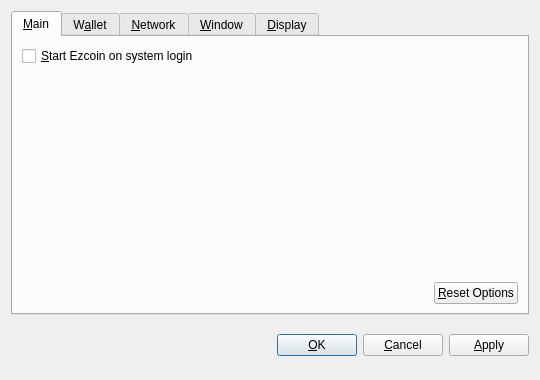
<?xml version="1.0" encoding="UTF-8"?>
<ui version="4.0">
 <class>OptionsDialog</class>
 <widget class="QDialog" name="OptionsDialog">
  <property name="geometry">
   <rect>
    <x>0</x>
    <y>0</y>
    <width>540</width>
    <height>380</height>
   </rect>
  </property>
  <property name="windowTitle">
   <string>Options</string>
  </property>
  <property name="modal">
   <bool>true</bool>
  </property>
  <layout class="QVBoxLayout" name="verticalLayout">
   <item>
    <widget class="QTabWidget" name="tabWidget">
     <property name="tabPosition">
      <enum>QTabWidget::North</enum>
     </property>
     <property name="currentIndex">
      <number>0</number>
     </property>
     <widget class="QWidget" name="tabMain">
      <attribute name="title">
       <string>&amp;Main</string>
      </attribute>
      <layout class="QVBoxLayout" name="verticalLayout_Main">
       <item>
        <widget class="QCheckBox" name="bitcoinAtStartup">
         <property name="toolTip">
          <string>Automatically start Ezcoin after logging in to the system.</string>
         </property>
         <property name="text">
          <string>&amp;Start Ezcoin on system login</string>
         </property>
        </widget>
       </item>
       <item>
        <spacer name="verticalSpacer_Main">
         <property name="orientation">
          <enum>Qt::Vertical</enum>
         </property>
         <property name="sizeHint" stdset="0">
          <size>
           <width>20</width>
           <height>40</height>
          </size>
         </property>
        </spacer>
       </item>
       <item>
        <layout class="QHBoxLayout" name="horizontalLayout_2_Main">
         <item>
          <spacer name="horizontalSpacer_2_Main">
           <property name="orientation">
            <enum>Qt::Horizontal</enum>
           </property>
           <property name="sizeHint" stdset="0">
            <size>
             <width>40</width>
             <height>20</height>
            </size>
           </property>
          </spacer>
         </item>
         <item>
          <widget class="QPushButton" name="resetButton">
           <property name="toolTip">
            <string>Reset all client options to default.</string>
           </property>
           <property name="text">
            <string>&amp;Reset Options</string>
           </property>
           <property name="autoDefault">
            <bool>false</bool>
           </property>
          </widget>
         </item>
        </layout>
       </item>
      </layout>
     </widget>
     <widget class="QWidget" name="tabWallet">
      <attribute name="title">
       <string>W&amp;allet</string>
      </attribute>
      <layout class="QVBoxLayout" name="verticalLayout_Network">
       <item>
        <widget class="QLabel" name="transactionFeeInfoLabel">
         <property name="text">
          <string>Optional transaction fee per kB that helps make sure your transactions are processed quickly. Most transactions are 1 kB.</string>
         </property>
         <property name="textFormat">
          <enum>Qt::PlainText</enum>
         </property>
         <property name="wordWrap">
          <bool>true</bool>
         </property>
        </widget>
       </item>
       <item>
        <layout class="QHBoxLayout" name="horizontalLayout_1_Main">
         <item>
          <widget class="QLabel" name="transactionFeeLabel">
           <property name="text">
            <string>Pay transaction &amp;fee</string>
           </property>
           <property name="textFormat">
            <enum>Qt::PlainText</enum>
           </property>
           <property name="buddy">
            <cstring>transactionFee</cstring>
           </property>
          </widget>
         </item>
         <item>
          <widget class="BitcoinAmountField" name="transactionFee"/>
         </item>
         <item>
          <spacer name="horizontalSpacer_1_Main">
           <property name="orientation">
            <enum>Qt::Horizontal</enum>
           </property>
           <property name="sizeHint" stdset="0">
            <size>
             <width>40</width>
             <height>20</height>
            </size>
           </property>
          </spacer>
         </item>
        </layout>
       </item>
       <item>
        <widget class="QLabel" name="label">
         <property name="text">
          <string>If you disable the spending of unconfirmed change, the change from a transaction cannot be used until that transaction has at least one confirmation. This also affects how your balance is computed.</string>
         </property>
         <property name="wordWrap">
          <bool>true</bool>
         </property>
        </widget>
       </item>
       <item>
        <widget class="QCheckBox" name="spendZeroConfChange">
         <property name="text">
          <string>Spend unconfirmed change  (experts only)</string>
         </property>
        </widget>
       </item>
       <item>
        <spacer name="verticalSpacer">
         <property name="orientation">
          <enum>Qt::Vertical</enum>
         </property>
         <property name="sizeHint" stdset="0">
          <size>
           <width>20</width>
           <height>40</height>
          </size>
         </property>
        </spacer>
       </item>
      </layout>
     </widget>
     <widget class="QWidget" name="tabNetwork">
      <attribute name="title">
       <string>&amp;Network</string>
      </attribute>
      <layout class="QVBoxLayout" name="verticalLayout_Network">
       <item>
        <widget class="QCheckBox" name="mapPortUpnp">
         <property name="toolTip">
          <string>Automatically open the Ezcoin client port on the router. This only works when your router supports UPnP and it is enabled.</string>
         </property>
         <property name="text">
          <string>Map port using &amp;UPnP</string>
         </property>
        </widget>
       </item>
       <item>
        <widget class="QCheckBox" name="connectSocks">
         <property name="toolTip">
          <string>Connect to the Ezcoin network through a SOCKS proxy (e.g. when connecting through Tor).</string>
         </property>
         <property name="text">
          <string>&amp;Connect through SOCKS proxy:</string>
         </property>
        </widget>
       </item>
       <item>
        <layout class="QHBoxLayout" name="horizontalLayout_Network">
         <item>
          <widget class="QLabel" name="proxyIpLabel">
           <property name="text">
            <string>Proxy &amp;IP:</string>
           </property>
           <property name="textFormat">
            <enum>Qt::PlainText</enum>
           </property>
           <property name="buddy">
            <cstring>proxyIp</cstring>
           </property>
          </widget>
         </item>
         <item>
          <widget class="QValidatedLineEdit" name="proxyIp">
           <property name="maximumSize">
            <size>
             <width>140</width>
             <height>16777215</height>
            </size>
           </property>
           <property name="toolTip">
            <string>IP address of the proxy (e.g. 127.0.0.1)</string>
           </property>
          </widget>
         </item>
         <item>
          <widget class="QLabel" name="proxyPortLabel">
           <property name="text">
            <string>&amp;Port:</string>
           </property>
           <property name="textFormat">
            <enum>Qt::PlainText</enum>
           </property>
           <property name="buddy">
            <cstring>proxyPort</cstring>
           </property>
          </widget>
         </item>
         <item>
          <widget class="QLineEdit" name="proxyPort">
           <property name="maximumSize">
            <size>
             <width>55</width>
             <height>16777215</height>
            </size>
           </property>
           <property name="toolTip">
            <string>Port of the proxy (e.g. 9050)</string>
           </property>
          </widget>
         </item>
         <item>
          <widget class="QLabel" name="socksVersionLabel">
           <property name="text">
            <string>SOCKS &amp;Version:</string>
           </property>
           <property name="textFormat">
            <enum>Qt::PlainText</enum>
           </property>
           <property name="buddy">
            <cstring>socksVersion</cstring>
           </property>
          </widget>
         </item>
         <item>
          <widget class="QValueComboBox" name="socksVersion">
           <property name="toolTip">
            <string>SOCKS version of the proxy (e.g. 5)</string>
           </property>
          </widget>
         </item>
         <item>
          <spacer name="horizontalSpacer_Network">
           <property name="orientation">
            <enum>Qt::Horizontal</enum>
           </property>
           <property name="sizeHint" stdset="0">
            <size>
             <width>40</width>
             <height>20</height>
            </size>
           </property>
          </spacer>
         </item>
        </layout>
       </item>
       <item>
        <spacer name="verticalSpacer_Network">
         <property name="orientation">
          <enum>Qt::Vertical</enum>
         </property>
         <property name="sizeHint" stdset="0">
          <size>
           <width>20</width>
           <height>40</height>
          </size>
         </property>
        </spacer>
       </item>
      </layout>
     </widget>
     <widget class="QWidget" name="tabWindow">
      <attribute name="title">
       <string>&amp;Window</string>
      </attribute>
      <layout class="QVBoxLayout" name="verticalLayout_Window">
       <item>
        <widget class="QCheckBox" name="minimizeToTray">
         <property name="toolTip">
          <string>Show only a tray icon after minimizing the window.</string>
         </property>
         <property name="text">
          <string>&amp;Minimize to the tray instead of the taskbar</string>
         </property>
        </widget>
       </item>
       <item>
        <widget class="QCheckBox" name="minimizeOnClose">
         <property name="toolTip">
          <string>Minimize instead of exit the application when the window is closed. When this option is enabled, the application will be closed only after selecting Quit in the menu.</string>
         </property>
         <property name="text">
          <string>M&amp;inimize on close</string>
         </property>
        </widget>
       </item>
       <item>
        <spacer name="verticalSpacer_Window">
         <property name="orientation">
          <enum>Qt::Vertical</enum>
         </property>
         <property name="sizeHint" stdset="0">
          <size>
           <width>20</width>
           <height>40</height>
          </size>
         </property>
        </spacer>
       </item>
      </layout>
     </widget>
     <widget class="QWidget" name="tabDisplay">
      <attribute name="title">
       <string>&amp;Display</string>
      </attribute>
      <layout class="QVBoxLayout" name="verticalLayout_Display">
       <item>
        <layout class="QHBoxLayout" name="horizontalLayout_1_Display">
         <item>
          <widget class="QLabel" name="langLabel">
           <property name="text">
            <string>User Interface &amp;language:</string>
           </property>
           <property name="textFormat">
            <enum>Qt::PlainText</enum>
           </property>
           <property name="buddy">
            <cstring>lang</cstring>
           </property>
          </widget>
         </item>
         <item>
          <widget class="QValueComboBox" name="lang">
           <property name="toolTip">
            <string>The user interface language can be set here. This setting will take effect after restarting Ezcoin.</string>
           </property>
          </widget>
         </item>
        </layout>
       </item>
       <item>
        <layout class="QHBoxLayout" name="horizontalLayout_2_Display">
         <item>
          <widget class="QLabel" name="unitLabel">
           <property name="text">
            <string>&amp;Unit to show amounts in:</string>
           </property>
           <property name="textFormat">
            <enum>Qt::PlainText</enum>
           </property>
           <property name="buddy">
            <cstring>unit</cstring>
           </property>
          </widget>
         </item>
         <item>
          <widget class="QValueComboBox" name="unit">
           <property name="toolTip">
            <string>Choose the default subdivision unit to show in the interface and when sending coins.</string>
           </property>
          </widget>
         </item>
        </layout>
       </item>
       <item>
        <widget class="QCheckBox" name="displayAddresses">
         <property name="toolTip">
          <string>Whether to show Ezcoin addresses in the transaction list or not.</string>
         </property>
         <property name="text">
          <string>&amp;Display addresses in transaction list</string>
         </property>
        </widget>
       </item>
       <item>
        <widget class="QCheckBox" name="coinControlFeatures">
         <property name="toolTip">
          <string>Whether to show coin control features or not.</string>
         </property>
         <property name="text">
          <string>Display coin &amp;control features (experts only!)</string>
         </property>
        </widget>
       </item>
       <item>
        <spacer name="verticalSpacer_Display">
         <property name="orientation">
          <enum>Qt::Vertical</enum>
         </property>
         <property name="sizeHint" stdset="0">
          <size>
           <width>20</width>
           <height>40</height>
          </size>
         </property>
        </spacer>
       </item>
      </layout>
     </widget>
    </widget>
   </item>
   <item>
    <layout class="QHBoxLayout" name="horizontalLayout_Buttons">
     <item>
      <spacer name="horizontalSpacer_1">
       <property name="orientation">
        <enum>Qt::Horizontal</enum>
       </property>
       <property name="sizeHint" stdset="0">
        <size>
         <width>40</width>
         <height>48</height>
        </size>
       </property>
      </spacer>
     </item>
     <item>
      <widget class="QLabel" name="statusLabel">
       <property name="font">
        <font>
         <weight>75</weight>
         <bold>true</bold>
        </font>
       </property>
       <property name="text">
        <string/>
       </property>
       <property name="textFormat">
        <enum>Qt::PlainText</enum>
       </property>
       <property name="wordWrap">
        <bool>true</bool>
       </property>
      </widget>
     </item>
     <item>
      <spacer name="horizontalSpacer_2">
       <property name="orientation">
        <enum>Qt::Horizontal</enum>
       </property>
       <property name="sizeHint" stdset="0">
        <size>
         <width>40</width>
         <height>48</height>
        </size>
       </property>
      </spacer>
     </item>
     <item>
      <widget class="QPushButton" name="okButton">
       <property name="text">
        <string>&amp;OK</string>
       </property>
      </widget>
     </item>
     <item>
      <widget class="QPushButton" name="cancelButton">
       <property name="text">
        <string>&amp;Cancel</string>
       </property>
       <property name="autoDefault">
        <bool>false</bool>
       </property>
      </widget>
     </item>
     <item>
      <widget class="QPushButton" name="applyButton">
       <property name="text">
        <string>&amp;Apply</string>
       </property>
       <property name="autoDefault">
        <bool>false</bool>
       </property>
      </widget>
     </item>
    </layout>
   </item>
  </layout>
 </widget>
 <customwidgets>
  <customwidget>
   <class>BitcoinAmountField</class>
   <extends>QSpinBox</extends>
   <header>bitcoinamountfield.h</header>
  </customwidget>
  <customwidget>
   <class>QValueComboBox</class>
   <extends>QComboBox</extends>
   <header>qvaluecombobox.h</header>
  </customwidget>
  <customwidget>
   <class>QValidatedLineEdit</class>
   <extends>QLineEdit</extends>
   <header>qvalidatedlineedit.h</header>
  </customwidget>
 </customwidgets>
 <resources/>
 <connections/>
</ui>
